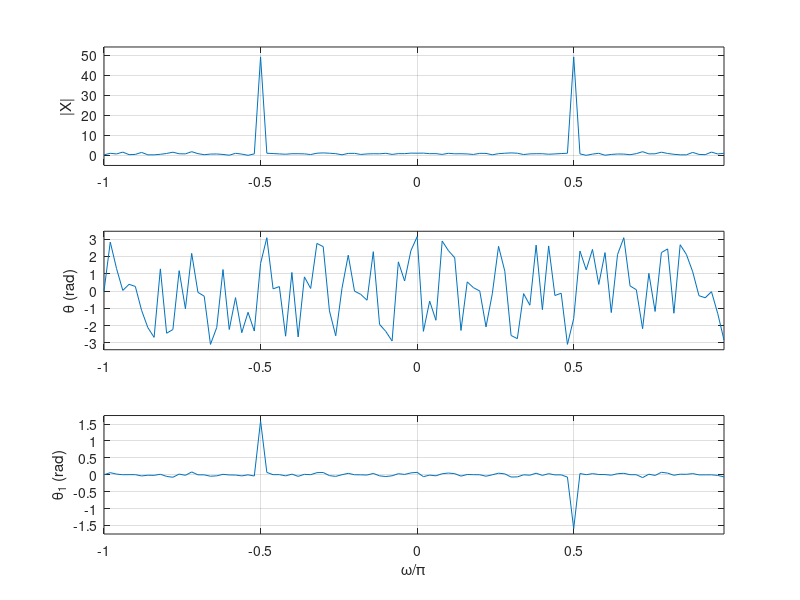

MATLAB code to generate this figure:
%
% Example 10.10
%
% Phase of sinusoid in noise
%
clear all; clf
n=0:99;
x=sin(pi*n/2)+0.1*randn(1,100);     % sine plus noise
X=fftshift(fft(x)); % fft of signal
X1=abs(X); theta=angle(X); 
theta1=theta.*X1/max(X1);    % masked phase
L=length(X);w=0:2*pi/L:2*pi-2*pi/L;w1=(w-pi)/pi;

figure(1)
subplot(311)
plot(w1,X1);grid;axis([min(w1) max(w1) -5 1.1*max(X1)]);ylabel('|X|')
subplot(312)
plot(w1,theta); grid;axis([min(w1) max(w1) 1.1*min(theta) 1.1*max(theta)]);
ylabel('\theta (rad)');
subplot(313)
plot(w1,theta1);grid;axis([min(w1) max(w1) 1.1*min(theta1) 1.1*max(theta1)]);
ylabel('\theta_1 (rad)'); xlabel( '\omega/\pi')
